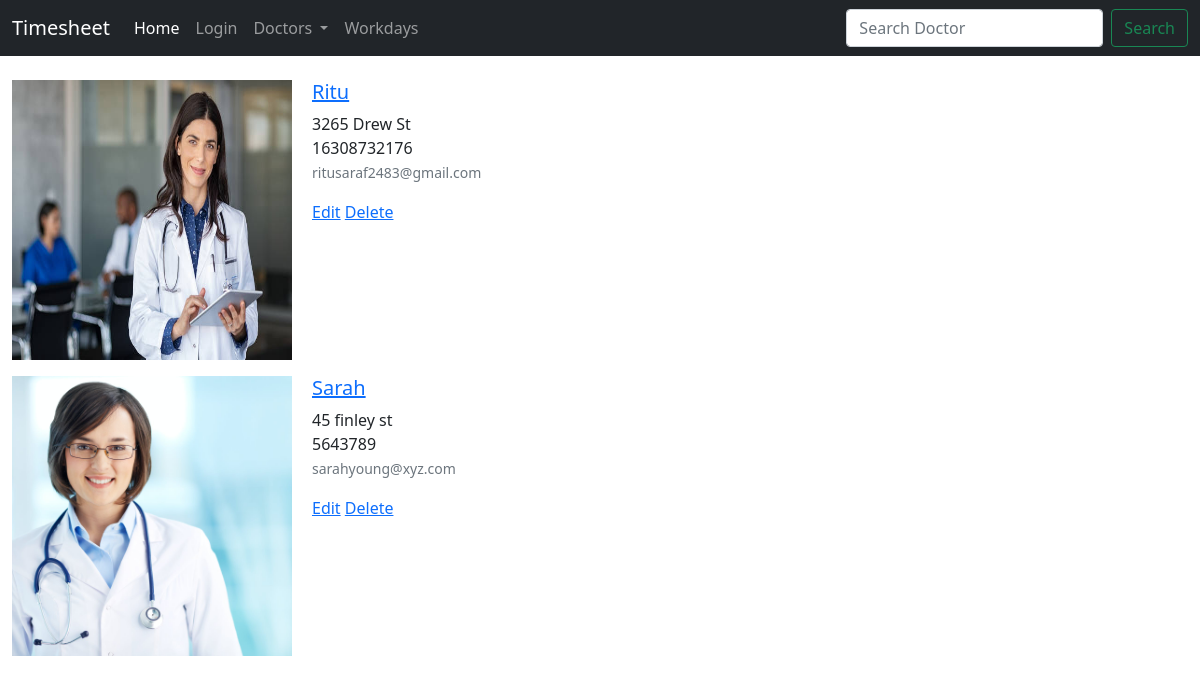
The page /user/userslist on the database as committed earlier.
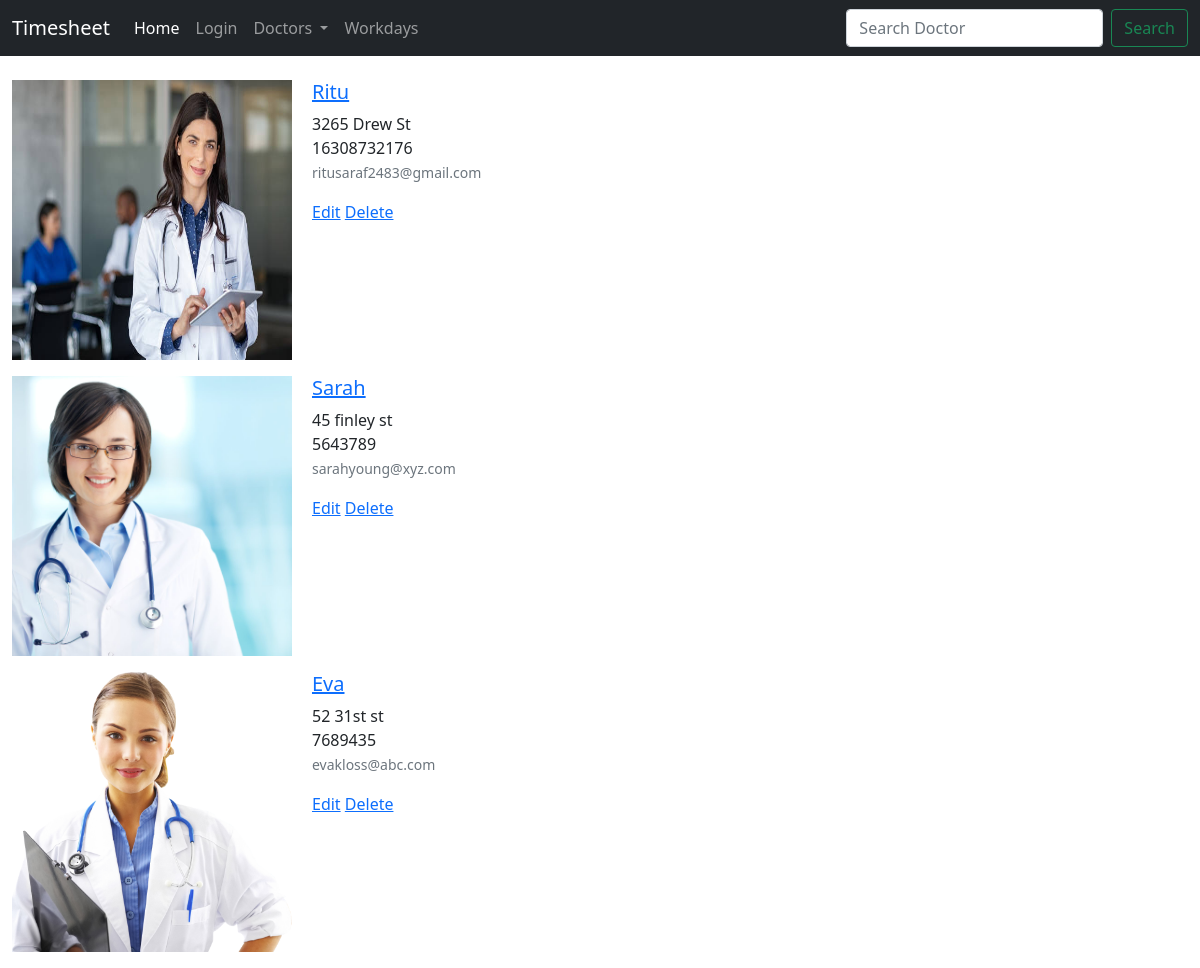
The same page on the database as committed later.
### usermanagement/models.py (models this page shows)
class Profile(models.Model):
    user=models.OneToOneField(User,models.CASCADE)
    phone=models.CharField(max_length=13,blank=True)
    address=models.CharField(max_length=30,blank=True)
    image=models.ImageField(upload_to='images/users')

### usermanagement/views.py (the view)
class UsersList(ListView):
    model = Profile
    template_name = 'users/users_list.html'
    def get_queryset(self):
        query = self.request.GET.get('q')
        if query:
            object_list = self.model.objects.filter(user__username__contains=query)
            return object_list
        else:
            object_list = self.model.objects.all()
            return object_list

### templates/users/users_list.html
{% extends 'base.html' %}
{% block content %}
<div class="container-fluid mt-4">
{% for u in object_list %}
<div class="mb-3" style="max-width: 900px;">
  <div class="row g-0">
    <div class="col-md-4">
      <img src="{{u.image.url}}" height="280px" width="280px">
    </div>
    <div class="col-md-8">
      <div class="">
        <h5 ><a href="{% url 'Users:profiledetail' u.id %}">{{u.user.username}}</a></h5>
        {{u.address}}<br>
        {{u.phone}}
        <p class="card-text"><small class="text-muted">{{u.user.email}}</small></p>
           <a href="{% url 'Users:profileupdate' u.id %}">Edit</a>
           <a href="{% url 'Users:profiledelete' u.id %}">Delete</a>
      </div>
    </div>
  </div>
</div>
{% endfor %}
</div>
{% endblock %}

Rows that differ between the two databases and show on the page:
added Profile: image (picture), user.username "Eva", address "52 31st st", phone "7689435", user.email "evakloss@abc.com"
